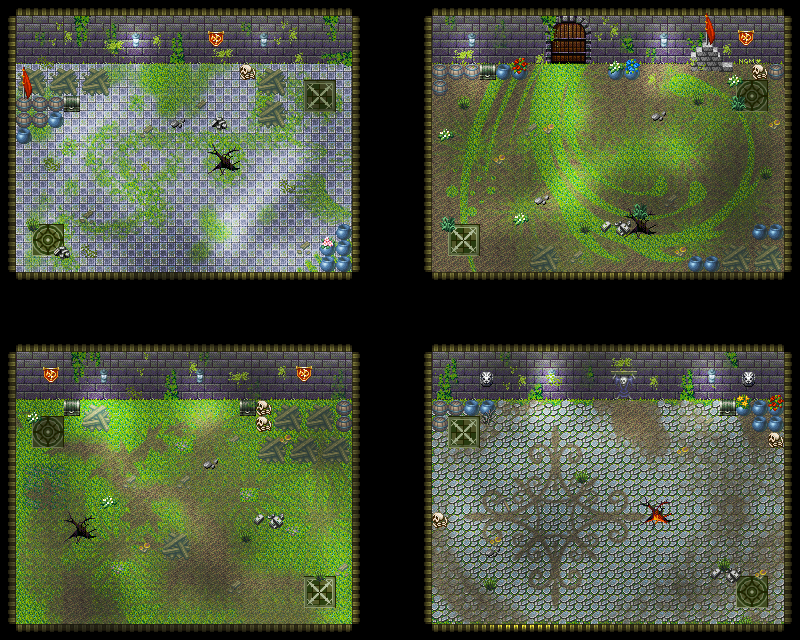

This game map was drawn from its Tiled (.tmx) file and the tilesets committed beside it. A one-line description and the trimmed map source follow:
An orthogonal 50x40 tile map with 16x16 px tiles, 4 tile layers (Background, SubBackground, Collision, Teleportation).

<map version="1.10" tiledversion="1.10.2" orientation="orthogonal" renderorder="right-down" width="50" height="40" tilewidth="16" tileheight="16" infinite="0" nextlayerid="5" nextobjectid="1">
 <tileset firstgid="1" source="MonsterZone.tsx" />
 <layer id="2" name="Background" width="50" height="40">
  <data>[2000 cells, 2000 non-empty, 1 distinct tile ids]</data>
 </layer>
 <layer id="1" name="SubBackground" width="50" height="40">
  <data>[2000 cells, 437 non-empty, 437 distinct tile ids]</data>
 </layer>
 <layer id="3" name="Collision" width="50" height="40">
  <data>[2000 cells, 1681 non-empty, 1681 distinct tile ids]</data>
 </layer>
 <layer id="4" name="Teleportation" width="50" height="40">
  <data>[2000 cells, 2 non-empty, 2 distinct tile ids]</data>
 </layer>
</map>
